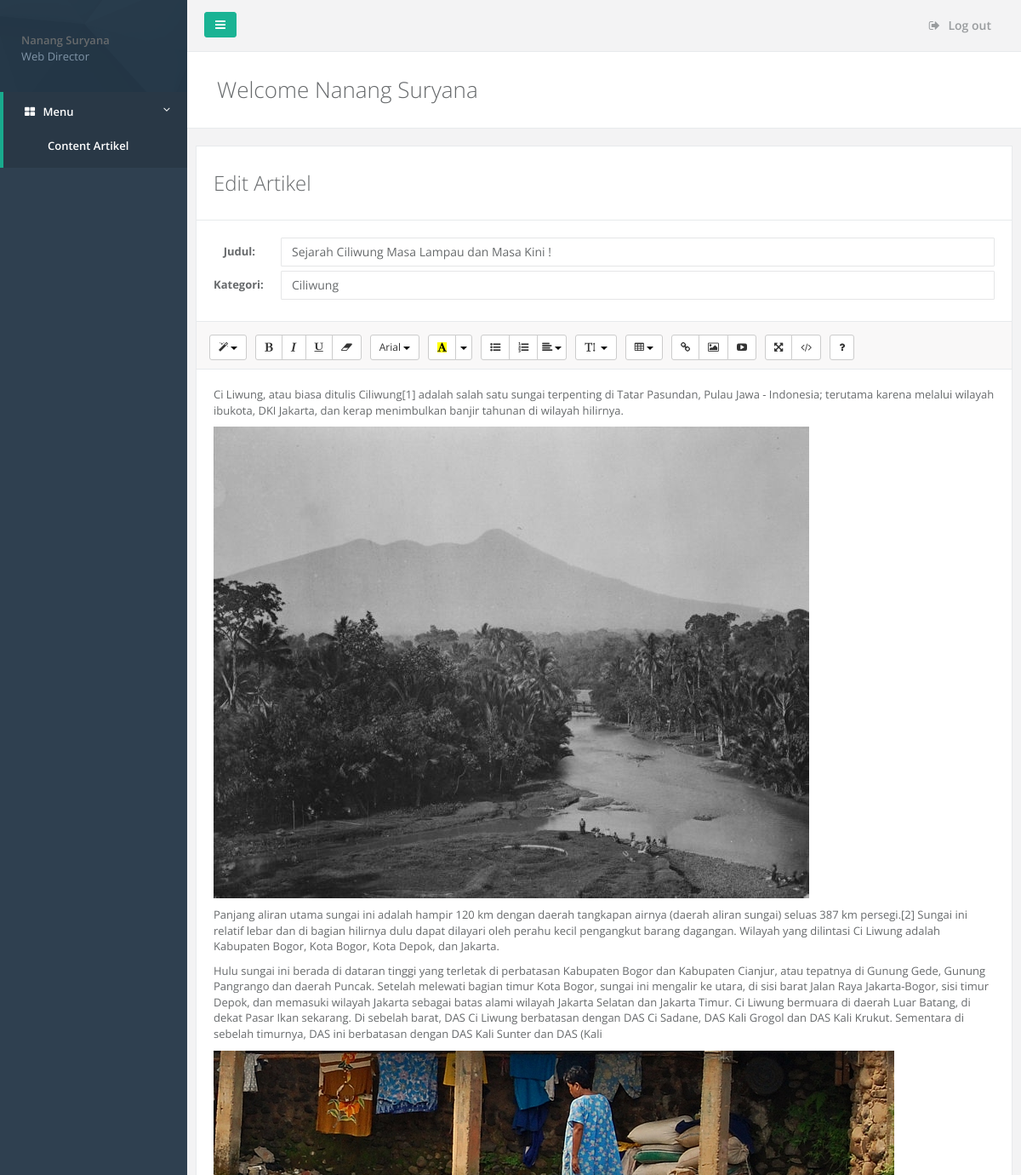
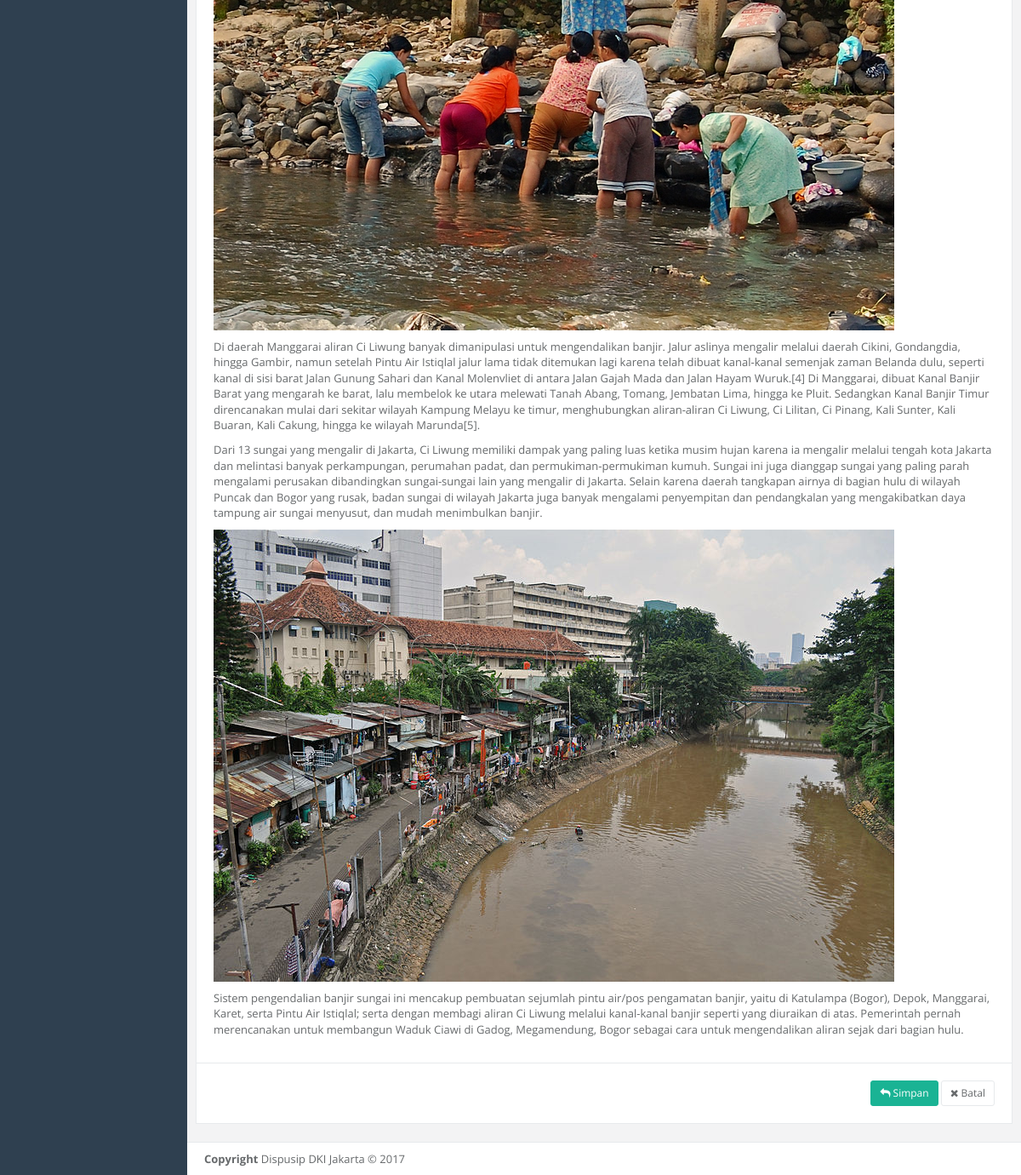
The page /form/admin/?p=create-artikel&id=1 (signed in) on the database its author committed (2 pictures, top to bottom).
### tables this page shows
CREATE TABLE `tbl_artikel` (
  `sid` varchar(36) NOT NULL,
  `tanggal` date NOT NULL,
  `judul` varchar(100) NOT NULL,
  `author` varchar(100) NOT NULL,
  `isi` text NOT NULL,
  `category` varchar(50) NOT NULL,
  `cover` varchar(50) NOT NULL,
  `viewed` int(5) NOT NULL
);

### form/admin/create_artikel.php (the view, shortened to what this page needs)
<?php
    $sid_artikel = "";
    $judul = "";
    $kategori = "";
    if (isset($_GET['id'])) {
        $sid_artikel = $_GET['id'];
        $sql = mysqli_query($conn, "SELECT * FROM tbl_artikel where sid = '$sid_artikel' order by tanggal desc");
        $arr = mysqli_fetch_array($sql);
        $judul = $arr['judul'];
        $kategori = $arr['category'];
    }
?>
<div class="gray-bg">
    <div class="wrapper wrapper-content">
        <div class="row">
            <div class="col-lg-12 animated fadeInRight">
                <div class="mail-box-header">
                    <h2><?php if (strlen($sid_artikel) == 0) {echo "Artikel Baru";} else {echo "Edit Artikel";}?></h2>
                </div>
                <div class="mail-box">
                    <div class="mail-body">
                        <form class="form-horizontal" method="get">
                            <div class="form-group">
                                <label class="col-sm-1 control-label">Judul:</label>
                                <div class="col-sm-11"><input type="text" class="form-control" value="<?php echo $judul;?>"></div>
                            </div>
                            <div class="form-group">
                                <label class="col-sm-1 control-label">Kategori:</label>
                                <div class="col-sm-11"><input type="text" class="form-control" value="<?php echo $kategori;?>"></div>
                            </div>
                        </form>
                    </div>
                    <div class="mail-text h-200">
                        <div class="summernote">
                            <?php echo htmlspecialchars_decode($arr["isi"]);?>
                        </div>
                    </div>
                    <div class="mail-body text-right tooltip-demo">
                        <a href="mailbox.html" class="btn btn-sm btn-primary" data-toggle="tooltip" data-placement="top" title="Send"><i class="fa fa-reply"></i> Simpan</a>
                        <a href="mailbox.html" class="btn btn-white btn-sm" data-toggle="tooltip" data-placement="top" title="Discard email"><i class="fa fa-times"></i> Batal</a>
                    </div>
                </div>
            </div>
        </div>
    </div>
</div>

### rows shown on the page
tbl_artikel: judul "Sejarah Ciliwung Masa Lampau dan Masa Kini !", category "Ciliwung", isi "Ci Liwung, atau biasa ditulis Ciliwung[1] adalah salah satu sungai terpenting di Tatar Pasundan, Pulau Jawa - Indonesia; terutama karena melalui wilayah ibukota, DKI Jakarta, dan kerap menimbulkan banjir tahunan di wilayah hilirnya. Panjang aliran utama sungai ini adalah hampir 120 km dengan daerah tangkapan airnya (daerah aliran sungai) seluas 387 km persegi.[2] Sungai ini relatif lebar dan di bagian hilirnya dulu dapat dilayari oleh perahu kecil pengangkut barang dagangan. Wilayah yang dilintasi Ci Liwung adalah Kabupaten Bogor, Kota Bogor, Kota Depok, dan Jakarta. Hulu sungai ini berada di dataran tinggi yang terletak di perbatasan Kabupaten Bogor dan Kabupaten Cianjur, atau tepatnya di…", isi (picture)

### other values the page prints
$_SESSION['nama'] "Nanang Suryana"
